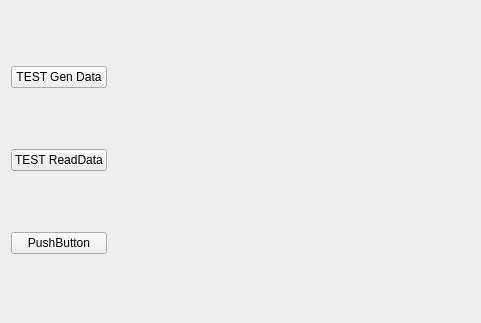
<?xml version="1.0" encoding="UTF-8"?>
<ui version="4.0">
 <class>DataForm</class>
 <widget class="QWidget" name="DataForm">
  <property name="geometry">
   <rect>
    <x>0</x>
    <y>0</y>
    <width>481</width>
    <height>323</height>
   </rect>
  </property>
  <property name="windowTitle">
   <string>Form</string>
  </property>
  <layout class="QHBoxLayout" name="horizontalLayout">
   <item>
    <layout class="QVBoxLayout" name="verticalLayout">
     <item>
      <widget class="QPushButton" name="generateData">
       <property name="text">
        <string>TEST Gen Data</string>
       </property>
      </widget>
     </item>
     <item>
      <widget class="QPushButton" name="readData">
       <property name="text">
        <string>TEST ReadData</string>
       </property>
      </widget>
     </item>
     <item>
      <widget class="QPushButton" name="pushButton_3">
       <property name="text">
        <string>PushButton</string>
       </property>
      </widget>
     </item>
    </layout>
   </item>
   <item>
    <widget class="QWidget" name="widget" native="true">
     <property name="sizePolicy">
      <sizepolicy hsizetype="MinimumExpanding" vsizetype="Preferred">
       <horstretch>0</horstretch>
       <verstretch>0</verstretch>
      </sizepolicy>
     </property>
    </widget>
   </item>
  </layout>
 </widget>
 <resources/>
 <connections/>
</ui>
